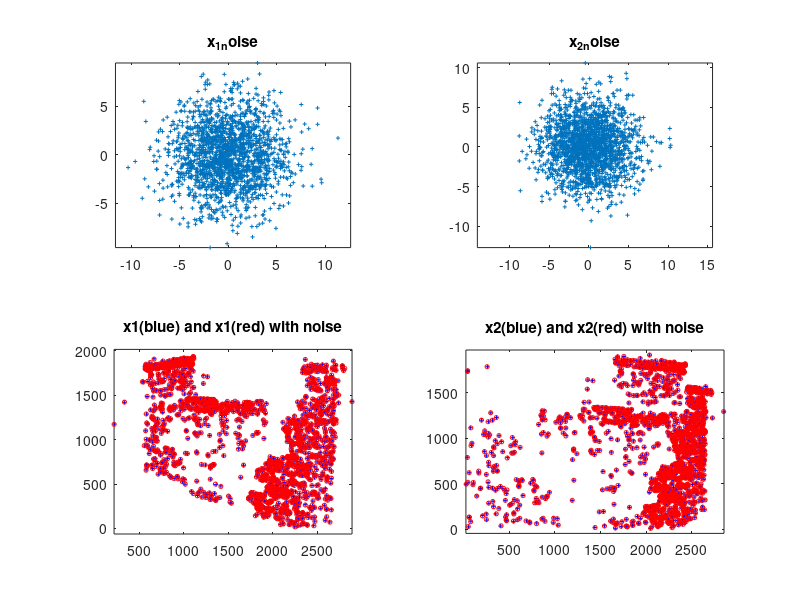
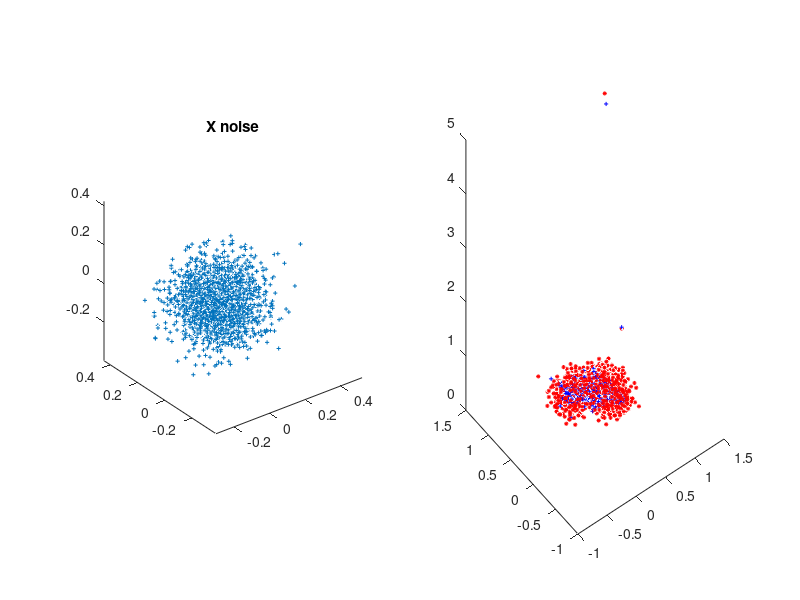

The MATLAB source for these figures, in order: (Note: this script raises an error after producing the figures.)
clear
close all
clc

addpath ./data/
addpath ./code/

% result from ce2
% load ce2_result.mat
load data/compEx3data.mat

% % combination 1
X_std_err = 0.1;
x_n_std_err = 3;

% % combination 2
% X_std_err = 0.2;
% x_n_std_err = 3;
% 
% % combination 3
% X_std_err = 0.1;
% x_n_std_err = 6;
% 
% % combination 4
% X_std_err = 0;
% x_n_std_err = 10;

% % combination 5
% X_std_err = 0.5;
% x_n_std_err = 0;

X_noise = randn(3,size(X,2)) * X_std_err; 
x_1_noise = randn(2,size(X,2)) * x_n_std_err;
x_2_noise = randn(2,size(X,2)) * x_n_std_err;

subplot(2,2,1);
% x_1 nosie 
plot(x_1_noise(1,:),x_1_noise(2,:),'+', 'MarkerSize',3);
axis equal
title("x\_1\_noise")
subplot(2,2,2);
plot(x_2_noise(1,:),x_2_noise(2,:),'+', 'MarkerSize',3);
axis equal
title("x\_2\_noise")


subplot(2,2,3);
plot(x{1}(1,:),x{1}(2,:),'+','MarkerSize',3, 'color', 'b');
x_1 = x{1} + [x_1_noise; ones(1,size(x{1},2))];
hold on 
plot(x_1(1,:),x_1(2,:),'o','MarkerSize',3, 'color', 'r');
hold off
axis equal
title("x1(blue) and x1(red) with noise")

subplot(2,2,4);
plot(x{2}(1,:),x{2}(2,:),'+','MarkerSize',3, 'color', 'b');
x_2 = x{2} + [x_2_noise; ones(1,size(x{2},2))];
hold on 
plot(x_2(1,:),x_2(2,:),'o','MarkerSize',3, 'color', 'r');
hold off
axis equal
title("x2(blue) and x2(red) with noise")



x_1_n_f=inv(K)*x{1};
x_2_n_f=inv(K)*x{2};
P1=inv(K)*P{1};
P2=inv(K)*P{2};

figure;
subplot(1,2,1);
plot3(X_noise(1,:),X_noise(2,:),X_noise(3,:),'+', 'MarkerSize',3);
title("X noise")
axis equal

subplot(1,2,2);
plot3(X(1,:),X(2,:),X(3,:),'+', 'MarkerSize',3, 'color','b');
hold on
X = X + [X_noise; ones(1,size(X,2))];
plot3(X(1,:),X(2,:),X(3,:),'*', 'MarkerSize',3, 'color','r');

err_before= zeros(1,size(X,2));
for i=1:size(X,2)
    [err,res] = ComputeReprojectionError(P1,P2,X(:,i),x_1_n_f(:,i),x_2_n_f(:,i));
    err_before(i) =  err;
end
sum_err_before = sum(err_before)
median_err_before = median(err_before)


for i=1:size(X,2)
    for j=1:100
        mu = 0.01;
        [r,J] = LinearizeReprojErr(P1,P2,X(:,i),x_1_n_f(:,i),x_2_n_f(:,i));
        delta_X = ComputeUpdate(r,J,mu);
        [err,~]=ComputeReprojectionError(P1,P2,X(:,i),x_1_n_f(:,i),x_2_n_f(:,i));
        [err_p,~]=ComputeReprojectionError(P1,P2,X(:,i)+delta_X,x_1_n_f(:,i),x_2_n_f(:,i));
        if err_p< err
           X(:,i) = X(:,i) + delta_X;
           mu = mu/10;
        else
           mu = mu*10;
        end 
    end
end

err_after= zeros(1,size(X,2));
for i=1:size(X,2)
    [err,res] = ComputeReprojectionError(P1,P2,X(:,i),x_1_n_f(:,i),x_2_n_f(:,i));
    err_after(i) =  err;
end
sum_err_after = sum(err_after)
median_err_after = median(err_after)


plot3(X(1,:),X(2,:),X(3,:),'+' ,'color', 'g', 'MarkerSize',3);

axis equal
title("X (blue), X with noise (red), X optimized (green)")
hold off


